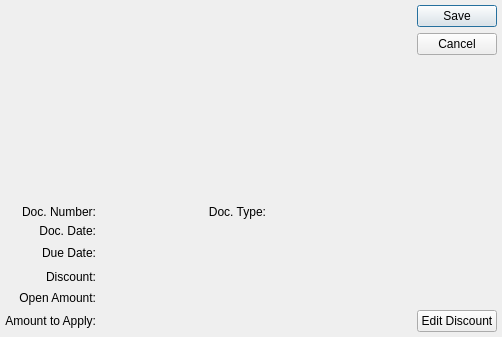
<?xml version="1.0" encoding="UTF-8"?>
<ui version="4.0">
 <comment>This file is part of the xTuple ERP: PostBooks Edition, a free and
open source Enterprise Resource Planning software suite,
Copyright (c) 1999-2019 by OpenMFG LLC, d/b/a xTuple.
It is licensed to you under the Common Public Attribution License
version 1.0, the full text of which (including xTuple-specific Exhibits)
is available at www.xtuple.com/CPAL.  By using this software, you agree
to be bound by its terms.</comment>
 <class>cashReceiptItem</class>
 <widget class="QDialog" name="cashReceiptItem">
  <property name="geometry">
   <rect>
    <x>0</x>
    <y>0</y>
    <width>502</width>
    <height>337</height>
   </rect>
  </property>
  <property name="windowTitle">
   <string>Cash Receipt Application</string>
  </property>
  <layout class="QGridLayout" name="gridLayout_2">
   <item row="0" column="0">
    <layout class="QVBoxLayout" name="verticalLayout">
     <item>
      <widget class="CustCluster" name="_cust"/>
     </item>
     <item>
      <spacer name="verticalSpacer">
       <property name="orientation">
        <enum>Qt::Vertical</enum>
       </property>
       <property name="sizeHint" stdset="0">
        <size>
         <width>20</width>
         <height>0</height>
        </size>
       </property>
      </spacer>
     </item>
    </layout>
   </item>
   <item row="0" column="1">
    <widget class="QDialogButtonBox" name="_buttonBox">
     <property name="orientation">
      <enum>Qt::Vertical</enum>
     </property>
     <property name="standardButtons">
      <set>QDialogButtonBox::Cancel|QDialogButtonBox::Save</set>
     </property>
    </widget>
   </item>
   <item row="1" column="0" colspan="2">
    <layout class="QGridLayout" name="gridLayout">
     <item row="0" column="0">
      <widget class="QLabel" name="_docNumberLit">
       <property name="text">
        <string>Doc. Number:</string>
       </property>
       <property name="alignment">
        <set>Qt::AlignRight|Qt::AlignTrailing|Qt::AlignVCenter</set>
       </property>
      </widget>
     </item>
     <item row="0" column="1">
      <layout class="QHBoxLayout">
       <property name="spacing">
        <number>0</number>
       </property>
       <item>
        <layout class="QHBoxLayout">
         <property name="spacing">
          <number>7</number>
         </property>
         <item>
          <widget class="QLabel" name="_docNumber">
           <property name="minimumSize">
            <size>
             <width>100</width>
             <height>0</height>
            </size>
           </property>
           <property name="text">
            <string/>
           </property>
           <property name="alignment">
            <set>Qt::AlignLeading|Qt::AlignLeft|Qt::AlignVCenter</set>
           </property>
          </widget>
         </item>
         <item>
          <layout class="QHBoxLayout">
           <property name="spacing">
            <number>5</number>
           </property>
           <item>
            <widget class="QLabel" name="_docTypeLit">
             <property name="text">
              <string>Doc. Type:</string>
             </property>
             <property name="alignment">
              <set>Qt::AlignRight|Qt::AlignTrailing|Qt::AlignVCenter</set>
             </property>
            </widget>
           </item>
           <item>
            <widget class="QLabel" name="_docType">
             <property name="minimumSize">
              <size>
               <width>40</width>
               <height>0</height>
              </size>
             </property>
             <property name="text">
              <string/>
             </property>
             <property name="alignment">
              <set>Qt::AlignLeading|Qt::AlignLeft|Qt::AlignVCenter</set>
             </property>
            </widget>
           </item>
          </layout>
         </item>
        </layout>
       </item>
       <item>
        <spacer>
         <property name="orientation">
          <enum>Qt::Horizontal</enum>
         </property>
         <property name="sizeType">
          <enum>QSizePolicy::Expanding</enum>
         </property>
         <property name="sizeHint" stdset="0">
          <size>
           <width>0</width>
           <height>0</height>
          </size>
         </property>
        </spacer>
       </item>
      </layout>
     </item>
     <item row="1" column="0">
      <widget class="QLabel" name="_docDateLit">
       <property name="text">
        <string>Doc. Date:</string>
       </property>
       <property name="alignment">
        <set>Qt::AlignRight|Qt::AlignTrailing|Qt::AlignVCenter</set>
       </property>
      </widget>
     </item>
     <item row="1" column="1">
      <layout class="QHBoxLayout" name="horizontalLayout">
       <item>
        <widget class="DLineEdit" name="_docDate">
         <property name="enabled">
          <bool>false</bool>
         </property>
         <property name="sizePolicy">
          <sizepolicy hsizetype="Preferred" vsizetype="Fixed">
           <horstretch>0</horstretch>
           <verstretch>0</verstretch>
          </sizepolicy>
         </property>
         <property name="maximumSize">
          <size>
           <width>100</width>
           <height>32767</height>
          </size>
         </property>
        </widget>
       </item>
       <item>
        <spacer>
         <property name="orientation">
          <enum>Qt::Horizontal</enum>
         </property>
         <property name="sizeType">
          <enum>QSizePolicy::Expanding</enum>
         </property>
         <property name="sizeHint" stdset="0">
          <size>
           <width>16</width>
           <height>0</height>
          </size>
         </property>
        </spacer>
       </item>
      </layout>
     </item>
     <item row="2" column="0">
      <widget class="QLabel" name="_dueDateLit">
       <property name="text">
        <string>Due Date:</string>
       </property>
       <property name="alignment">
        <set>Qt::AlignRight|Qt::AlignTrailing|Qt::AlignVCenter</set>
       </property>
      </widget>
     </item>
     <item row="2" column="1">
      <layout class="QHBoxLayout" name="horizontalLayout_2">
       <item>
        <widget class="DLineEdit" name="_dueDate">
         <property name="enabled">
          <bool>false</bool>
         </property>
         <property name="sizePolicy">
          <sizepolicy hsizetype="Preferred" vsizetype="Fixed">
           <horstretch>0</horstretch>
           <verstretch>0</verstretch>
          </sizepolicy>
         </property>
         <property name="maximumSize">
          <size>
           <width>100</width>
           <height>32767</height>
          </size>
         </property>
        </widget>
       </item>
       <item>
        <spacer name="horizontalSpacer_2">
         <property name="orientation">
          <enum>Qt::Horizontal</enum>
         </property>
         <property name="sizeHint" stdset="0">
          <size>
           <width>0</width>
           <height>20</height>
          </size>
         </property>
        </spacer>
       </item>
      </layout>
     </item>
     <item row="3" column="0">
      <widget class="QLabel" name="_discountAmountLit">
       <property name="text">
        <string>Discount:</string>
       </property>
       <property name="alignment">
        <set>Qt::AlignRight|Qt::AlignTrailing|Qt::AlignVCenter</set>
       </property>
      </widget>
     </item>
     <item row="3" column="1">
      <layout class="QHBoxLayout" name="horizontalLayout_3">
       <item>
        <widget class="CurrDisplay" name="_discountAmount"/>
       </item>
       <item>
        <spacer>
         <property name="orientation">
          <enum>Qt::Horizontal</enum>
         </property>
         <property name="sizeType">
          <enum>QSizePolicy::Expanding</enum>
         </property>
         <property name="sizeHint" stdset="0">
          <size>
           <width>13</width>
           <height>18</height>
          </size>
         </property>
        </spacer>
       </item>
      </layout>
     </item>
     <item row="4" column="0">
      <widget class="QLabel" name="_openAmountLit">
       <property name="text">
        <string>Open Amount:</string>
       </property>
       <property name="alignment">
        <set>Qt::AlignRight|Qt::AlignTrailing|Qt::AlignVCenter</set>
       </property>
      </widget>
     </item>
     <item row="4" column="1">
      <widget class="CurrCluster" name="_openAmount">
       <property name="currencyEditable" stdset="0">
        <bool>false</bool>
       </property>
       <property name="enabled">
        <bool>false</bool>
       </property>
      </widget>
     </item>
     <item row="5" column="0">
      <widget class="QLabel" name="_amountToApplyLit">
       <property name="text">
        <string>Amount to Apply:</string>
       </property>
       <property name="alignment">
        <set>Qt::AlignRight|Qt::AlignTrailing|Qt::AlignVCenter</set>
       </property>
      </widget>
     </item>
     <item row="5" column="1">
      <layout class="QHBoxLayout" name="horizontalLayout_4">
       <item>
        <widget class="CurrCluster" name="_amountToApply">
         <property name="currencyEditable" stdset="0">
          <bool>false</bool>
         </property>
         <property name="currencyVisible">
          <bool>true</bool>
         </property>
        </widget>
       </item>
       <item>
        <spacer name="horizontalSpacer">
         <property name="orientation">
          <enum>Qt::Horizontal</enum>
         </property>
         <property name="sizeHint" stdset="0">
          <size>
           <width>0</width>
           <height>20</height>
          </size>
         </property>
        </spacer>
       </item>
       <item>
        <widget class="QPushButton" name="_discount">
         <property name="text">
          <string>Edit Discount</string>
         </property>
        </widget>
       </item>
      </layout>
     </item>
    </layout>
   </item>
  </layout>
 </widget>
 <layoutdefault spacing="5" margin="5"/>
 <customwidgets>
  <customwidget>
   <class>CurrCluster</class>
   <extends>CurrDisplay</extends>
   <header>currcluster.h</header>
   <container>1</container>
  </customwidget>
  <customwidget>
   <class>CurrDisplay</class>
   <extends>QWidget</extends>
   <header>currcluster.h</header>
  </customwidget>
  <customwidget>
   <class>CustCluster</class>
   <extends>QWidget</extends>
   <header>custcluster.h</header>
  </customwidget>
  <customwidget>
   <class>DLineEdit</class>
   <extends>QWidget</extends>
   <header>datecluster.h</header>
   <container>1</container>
  </customwidget>
 </customwidgets>
 <tabstops>
  <tabstop>_cust</tabstop>
  <tabstop>_docDate</tabstop>
  <tabstop>_dueDate</tabstop>
  <tabstop>_openAmount</tabstop>
  <tabstop>_amountToApply</tabstop>
 </tabstops>
 <includes>
  <include location="global">parameter.h</include>
 </includes>
 <resources/>
 <connections>
  <connection>
   <sender>_openAmount</sender>
   <signal>idChanged(int)</signal>
   <receiver>_amountToApply</receiver>
   <slot>setId(int)</slot>
   <hints>
    <hint type="sourcelabel">
     <x>20</x>
     <y>20</y>
    </hint>
    <hint type="destinationlabel">
     <x>20</x>
     <y>20</y>
    </hint>
   </hints>
  </connection>
  <connection>
   <sender>_openAmount</sender>
   <signal>effectiveChanged(QDate)</signal>
   <receiver>_amountToApply</receiver>
   <slot>setEffective(QDate)</slot>
   <hints>
    <hint type="sourcelabel">
     <x>20</x>
     <y>20</y>
    </hint>
    <hint type="destinationlabel">
     <x>20</x>
     <y>20</y>
    </hint>
   </hints>
  </connection>
 </connections>
</ui>
